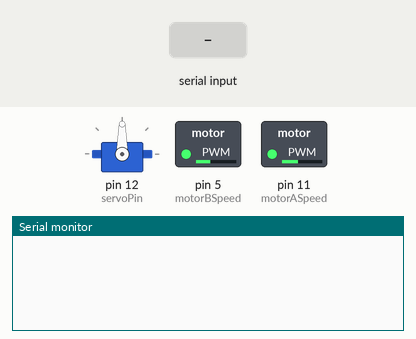
The sketch below on a simulated Arduino Uno, built with avr-gcc and run on an emulated ATmega328P. Shown: servo, switched loads named in the sketch (green lamp = pin HIGH), the last lines printed to the serial monitor. The inputs (shaded band) are chosen by the test bench.

Above: at 1.2 s.
1.3 s: "f" received over Serial
At 1.9 s:
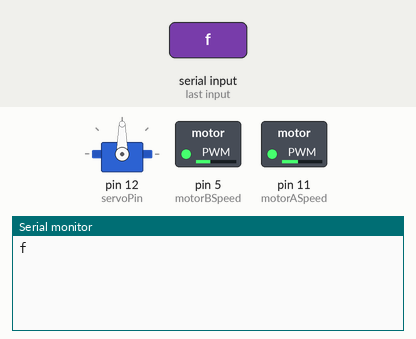
2.8 s: "b" received over Serial
At 4.0 s:
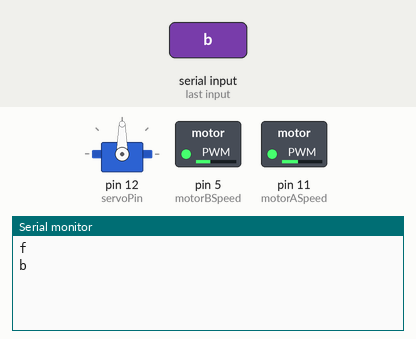
4.3 s: "r" received over Serial
At 5.4 s:
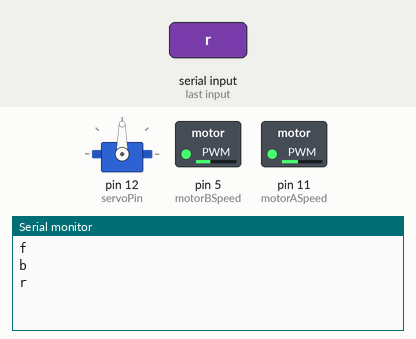

Measured:
- after the input at 1.3 s, the serial monitor: prints a new line at once (image 1)
- after the input at 2.8 s, the serial monitor: prints a new line at once (image 2)
- after the input at 4.3 s, the serial monitor: prints a new line at once (image 3)

The sketch:

01_interpret_commands.ino
```cpp
 /*
this code demonstrate how to interpret incoming characters
received via the serial port and control the robot car.
*/

#include <Servo.h>

int leftEncoderPin = 2;
int rightEncoderPin = 3;

int leftTickCount = 0;
int rightTickCount = 0;

int lastLeftEncoderState;
int leftEncoderState;
int lastRightEncoderState;
int rightEncoderState;

const int servoPin = 12;
int servoUp = 90;
int servoDown = 0;
Servo myServo;

const boolean forward = true;
const boolean backward = false;
const boolean right = true;
const boolean left = false;

const int wheelDiameter = 67;
int wheelCircumference = wheelDiameter * 3.14;
int ticksXRevolution = 20;
int tickMovement = wheelCircumference / ticksXRevolution;

const int distanceBetweenWheels = 129;
int fullRobotCircumference = distanceBetweenWheels * 3.14;
int nTicksForFullRevolution = fullRobotCircumference / tickMovement;
int angularTickRotation = 360 / nTicksForFullRevolution;

//distance between the tip of the pen and the wheel axis
int penOffset = 80;


void setup() {
  pinMode(leftEncoderPin, INPUT);
  pinMode(rightEncoderPin, INPUT);

  Serial.begin(9600);
  setRobotSpeed(100, 90);
  myServo.attach(servoPin);
}


void loop() {
  if (Serial.available() > 0) {
    char c = (char)Serial.read();
    Serial.println(c);

    switch (c) {
      case 'f':
        moveForward();
        break;
      case 'b':
        moveBackward();
        break;
      case 'r':
        turnRight();
        break;
      case 'l':
        turnLeft();
        break;
      case 'p':
        stopRobot();
    }
  }
}


void moveServoUp() {
  myServo.write(servoUp);
}
void moveServoDown() {
  myServo.write(servoDown);
}

void moveBymm(int mm, boolean direction) {
  int ticks = mm / tickMovement;
  moveXTicks(ticks, direction);
}

void rotateByAngle(int angle, boolean direction) {
  int ticks = angle / angularTickRotation;
  Serial.println(ticks);
  rotateXTicks(ticks, direction);
}

void rotateXTicks(int ticks, boolean direction) {
  leftTickCount = 0;
  rightTickCount = 0;

  if (direction == right) {
    turnRight();
  } else {
    turnLeft();
  }

  while (leftTickCount < ticks && rightTickCount < ticks) {
    tickCount();
  }
  stopRobot();
}

void moveXTicks(int ticks, boolean direction) {
  leftTickCount = 0;
  rightTickCount = 0;

  if (direction == forward) {
    moveForward();
  } else {
    moveBackward();
  }

  while (leftTickCount < ticks && rightTickCount < ticks) {
    tickCount();
  }

  stopRobot();
}


void tickCount() {
  leftEncoderState = digitalRead(leftEncoderPin);
  rightEncoderState = digitalRead(rightEncoderPin);

  if (leftEncoderState && !lastLeftEncoderState ) {
    leftTickCount++;
  }

  if (rightEncoderState && !lastRightEncoderState ) {
    rightTickCount++;
  }

  lastLeftEncoderState = leftEncoderState;
  lastRightEncoderState = rightEncoderState;

  Serial.print(leftTickCount);
  Serial.print('\t');
  Serial.println(rightTickCount);

}
```

motorFunctions.ino
```cpp
const int motorASpeed = 11; //pwmA
const int motorBSpeed = 5;  //pwmB

const int motorAdir1 = 10;  //Ain1
const int motorAdir2 = 9;   //Ain2

const int motorBdir1 = 7;   //Bin1
const int motorBdir2 = 6;   //Bin2

const int standBy = 8;      //stby


void setRobotSpeed(int speedA, int speedB) {
  analogWrite(motorASpeed, speedA);
  analogWrite(motorBSpeed, speedB);
}

void moveForward() {
  digitalWrite(standBy, HIGH);
  digitalWrite(motorAdir1, LOW);
  digitalWrite(motorAdir2, HIGH);
  digitalWrite(motorBdir1, HIGH);
  digitalWrite(motorBdir2, LOW);
}

void moveBackward() {
  digitalWrite(standBy, HIGH);
  digitalWrite(motorAdir1, HIGH);
  digitalWrite(motorAdir2, LOW);
  digitalWrite(motorBdir1, LOW);
  digitalWrite(motorBdir2, HIGH);
}

void turnRight() {
  digitalWrite(standBy, HIGH);
  digitalWrite(motorAdir1, LOW);
  digitalWrite(motorAdir2, HIGH);
  digitalWrite(motorBdir1, LOW);
  digitalWrite(motorBdir2, HIGH);
}

void turnLeft() {
  digitalWrite(standBy, HIGH);
  digitalWrite(motorAdir1, HIGH);
  digitalWrite(motorAdir2, LOW);
  digitalWrite(motorBdir1, HIGH);
  digitalWrite(motorBdir2, LOW);
}

void stopRobot() {
  digitalWrite(standBy, LOW);
  digitalWrite(motorAdir1, HIGH);
  digitalWrite(motorAdir2, HIGH);
  digitalWrite(motorBdir1, HIGH);
  digitalWrite(motorBdir2, HIGH);

}
```
